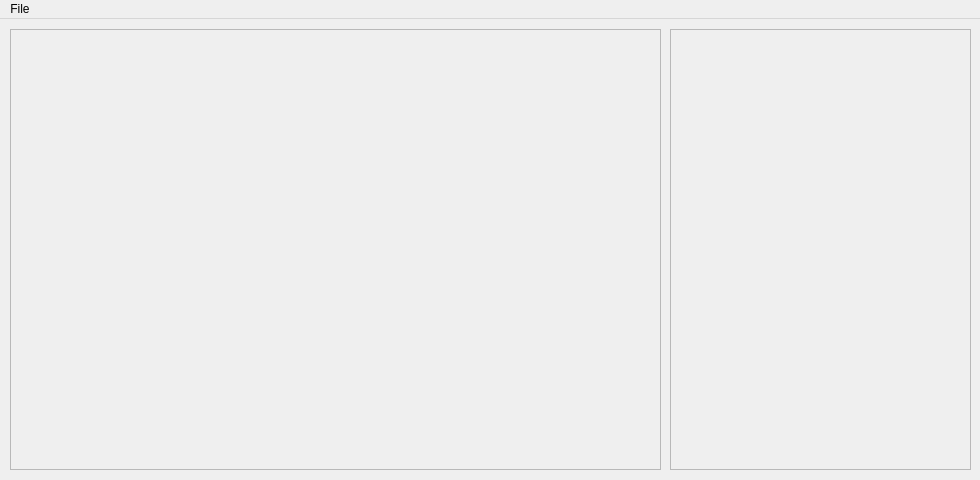
<?xml version="1.0" encoding="UTF-8"?>
<ui version="4.0">
 <class>PlayerGUI</class>
 <widget class="QMainWindow" name="PlayerGUI">
  <property name="geometry">
   <rect>
    <x>0</x>
    <y>0</y>
    <width>980</width>
    <height>480</height>
   </rect>
  </property>
  <property name="windowTitle">
   <string>MainWindow</string>
  </property>
  <widget class="QWidget" name="centralwidget">
   <widget class="QFrame" name="frame">
    <property name="geometry">
     <rect>
      <x>10</x>
      <y>10</y>
      <width>651</width>
      <height>441</height>
     </rect>
    </property>
    <property name="frameShape">
     <enum>QFrame::StyledPanel</enum>
    </property>
    <property name="frameShadow">
     <enum>QFrame::Raised</enum>
    </property>
   </widget>
   <widget class="QFrame" name="frame_2">
    <property name="geometry">
     <rect>
      <x>670</x>
      <y>10</y>
      <width>301</width>
      <height>441</height>
     </rect>
    </property>
    <property name="frameShape">
     <enum>QFrame::StyledPanel</enum>
    </property>
    <property name="frameShadow">
     <enum>QFrame::Raised</enum>
    </property>
   </widget>
  </widget>
  <widget class="QMenuBar" name="menubar">
   <property name="geometry">
    <rect>
     <x>0</x>
     <y>0</y>
     <width>980</width>
     <height>22</height>
    </rect>
   </property>
   <widget class="QMenu" name="menuOptions">
    <property name="title">
     <string>File</string>
    </property>
    <addaction name="actionLoad_log_file"/>
   </widget>
   <addaction name="menuOptions"/>
  </widget>
  <action name="actionLoad_log_file">
   <property name="text">
    <string>Load log file</string>
   </property>
  </action>
 </widget>
 <resources/>
 <connections/>
</ui>
